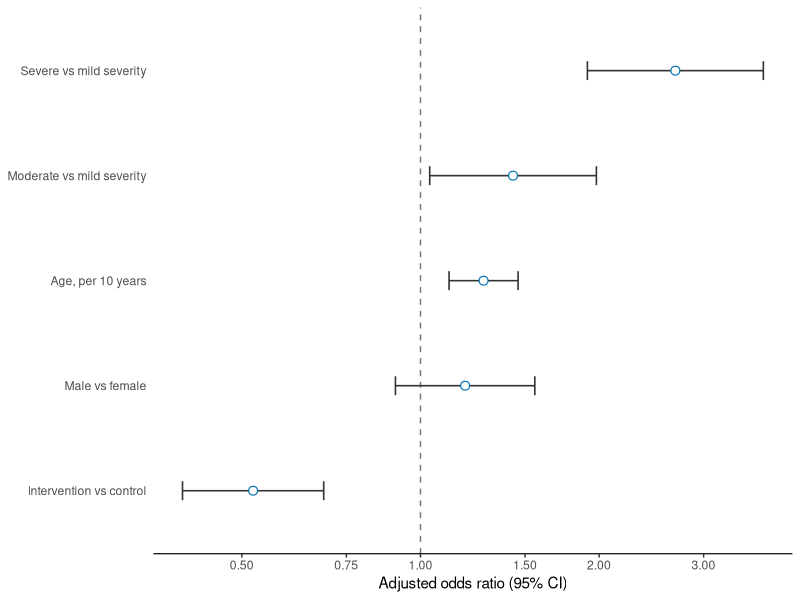
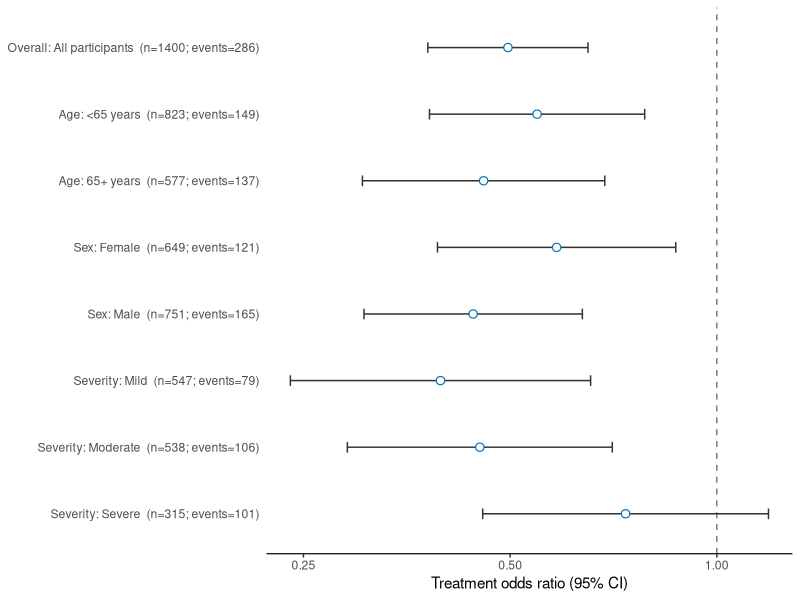
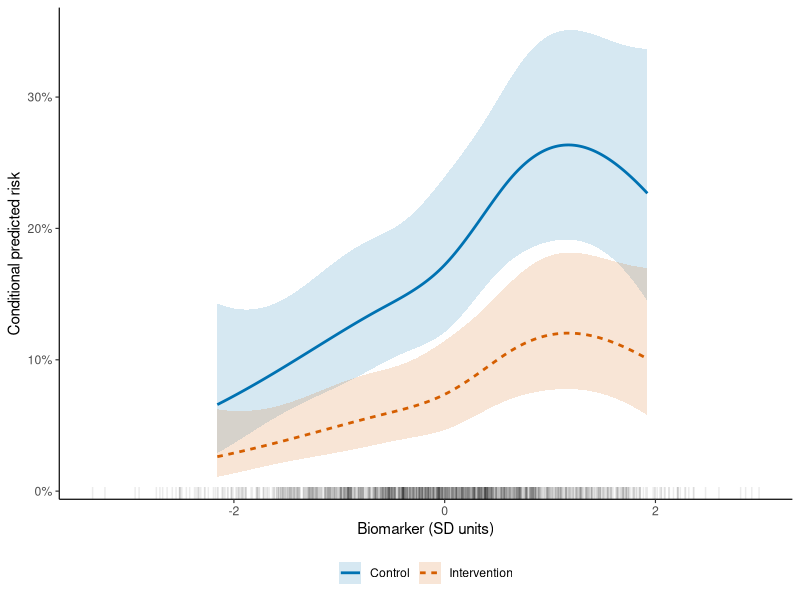
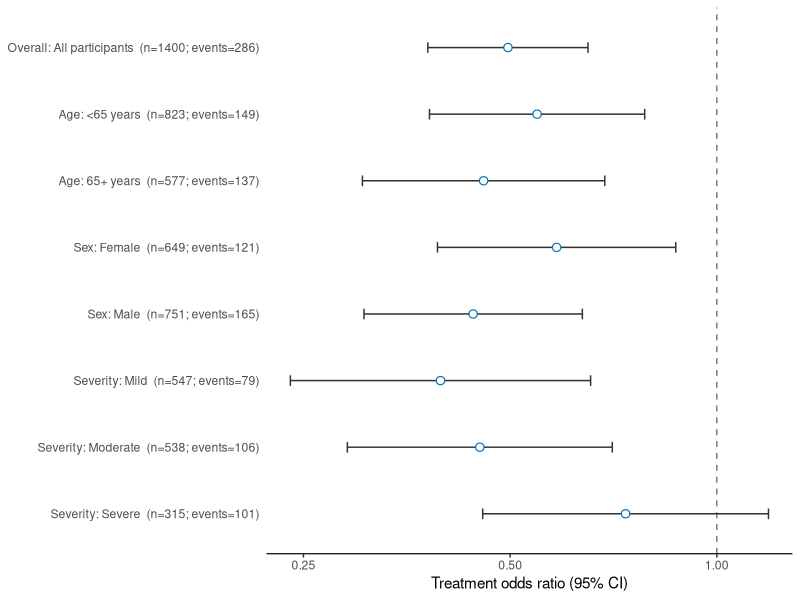
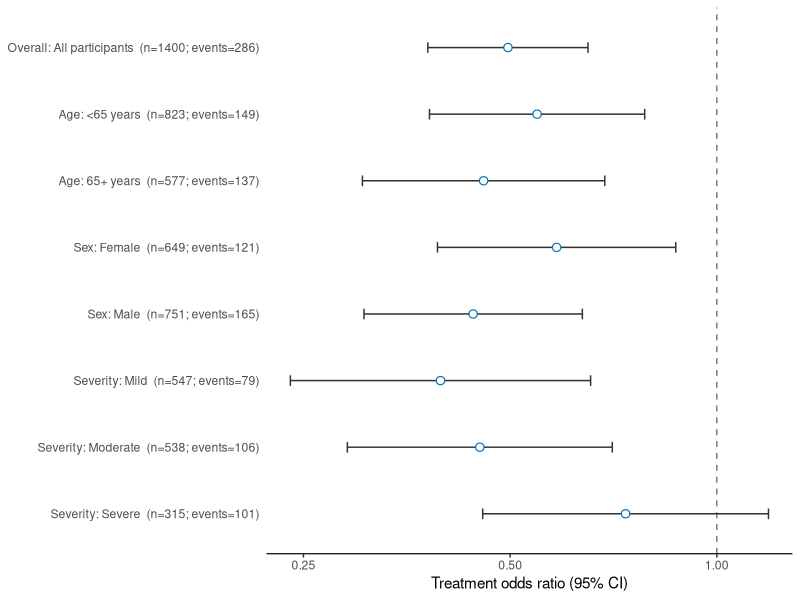

The R source for these figures, in order: (Note: this script raises an error after producing the figures.)
## ---- chunk 1
knitr::opts_chunk$set(
  echo = TRUE,
  message = FALSE,
  fig.width = 8.2,
  fig.height = 5.5,
  fig.align = "center",
  out.width = "100%",
  dpi = 150
)
## ---- chunk 2
library(ggplot2)
library(dplyr)
library(broom)
library(splines)

set.seed(2074)

n_participants <- 1400

effect_data <- tibble(
  treatment = factor(
    rbinom(n_participants, size = 1, prob = 0.5),
    levels = c(0, 1),
    labels = c("Control", "Intervention")
  ),
  age = pmin(85, pmax(35, rnorm(n_participants, mean = 62, sd = 10))),
  sex = factor(
    rbinom(n_participants, size = 1, prob = 0.52),
    levels = c(0, 1),
    labels = c("Female", "Male")
  ),
  severity = factor(
    sample(
      c("Mild", "Moderate", "Severe"),
      n_participants,
      replace = TRUE,
      prob = c(0.38, 0.40, 0.22)
    ),
    levels = c("Mild", "Moderate", "Severe")
  ),
  biomarker = rnorm(n_participants)
) |>
  mutate(
    age10 = (age - 60) / 10,
    treatment_indicator = as.integer(treatment == "Intervention"),
    severe_indicator = as.integer(severity == "Severe"),
    linear_predictor = -1.85 - 0.58 * treatment_indicator +
      0.34 * age10 + 0.22 * as.integer(sex == "Male") +
      0.42 * as.integer(severity == "Moderate") +
      0.92 * severe_indicator +
      0.38 * treatment_indicator * severe_indicator +
      0.62 * sin(1.15 * biomarker),
    event = rbinom(n(), size = 1, prob = plogis(linear_predictor))
  )

effect_data |>
  count(treatment, event) |>
  group_by(treatment) |>
  mutate(proportion = n / sum(n)) |>
  ungroup()
## ---- chunk 3
coefficient_model <- glm(
  event ~ treatment + age10 + sex + severity,
  data = effect_data,
  family = binomial()
)

coefficient_plot_data <- broom::tidy(coefficient_model) |>
  filter(term != "(Intercept)") |>
  mutate(
    odds_ratio = exp(estimate),
    conf_low = exp(estimate - qnorm(0.975) * std.error),
    conf_high = exp(estimate + qnorm(0.975) * std.error),
    label = recode(
      term,
      treatmentIntervention = "Intervention vs control",
      age10 = "Age, per 10 years",
      sexMale = "Male vs female",
      severityModerate = "Moderate vs mild severity",
      severitySevere = "Severe vs mild severity"
    )
  ) |>
  arrange(odds_ratio) |>
  mutate(label = factor(label, levels = label))

stopifnot(
  all(coefficient_plot_data$conf_low > 0),
  !anyNA(coefficient_plot_data$label)
)
## ---- chunk 4
theme_effect <- theme_classic(base_size = 11) +
  theme(
    axis.line.y = element_blank(),
    axis.ticks.y = element_blank(),
    axis.line.x = element_line(linewidth = 0.4),
    legend.position = "none"
  )

p_coefficients <- ggplot(
  coefficient_plot_data,
  aes(x = odds_ratio, y = label)
) +
  geom_vline(xintercept = 1, linetype = "dashed", colour = "#777777") +
  geom_errorbarh(
    aes(xmin = conf_low, xmax = conf_high),
    height = 0.18,
    linewidth = 0.55,
    colour = "#333333"
  ) +
  geom_point(shape = 21, size = 2.6, stroke = 0.6, fill = "white", colour = "#0072B2") +
  scale_x_log10(breaks = c(0.5, 0.75, 1, 1.5, 2, 3)) +
  labs(x = "Adjusted odds ratio (95% CI)", y = NULL) +
  theme_effect

p_coefficients
## ---- chunk 5
extract_treatment_or <- function(data, category, level) {
  model <- glm(event ~ treatment, data = data, family = binomial())
  row <- broom::tidy(model) |>
    filter(term == "treatmentIntervention")

  tibble(
    category = category,
    level = level,
    n = nrow(data),
    events = sum(data$event),
    odds_ratio = exp(row$estimate),
    conf_low = exp(row$estimate - qnorm(0.975) * row$std.error),
    conf_high = exp(row$estimate + qnorm(0.975) * row$std.error)
  )
}

interaction_lrt <- function(data, subgroup) {
  main_formula <- reformulate(c("treatment", subgroup), response = "event")
  interaction_formula <- as.formula(
    paste("event ~ treatment *", subgroup)
  )

  main_model <- glm(main_formula, data = data, family = binomial())
  interaction_model <- glm(interaction_formula, data = data, family = binomial())
  as.numeric(anova(main_model, interaction_model, test = "LRT")$`Pr(>Chi)`[2])
}
## ---- chunk 6
effect_data <- effect_data |>
  mutate(
    age_group = factor(if_else(age < 65, "<65 years", "65+ years"),
                       levels = c("<65 years", "65+ years"))
  )

subgroup_plot_data <- bind_rows(
  extract_treatment_or(effect_data, "Overall", "All participants"),
  bind_rows(lapply(levels(effect_data$age_group), function(x) {
    extract_treatment_or(filter(effect_data, age_group == x), "Age", x)
  })),
  bind_rows(lapply(levels(effect_data$sex), function(x) {
    extract_treatment_or(filter(effect_data, sex == x), "Sex", x)
  })),
  bind_rows(lapply(levels(effect_data$severity), function(x) {
    extract_treatment_or(filter(effect_data, severity == x), "Severity", x)
  }))
) |>
  mutate(
    display_label = sprintf("%s: %s  (n=%d; events=%d)", category, level, n, events),
    display_label = factor(display_label, levels = rev(display_label))
  )

interaction_tests <- tibble(
  subgroup = c("Age", "Sex", "Severity"),
  p_interaction = c(
    interaction_lrt(effect_data, "age_group"),
    interaction_lrt(effect_data, "sex"),
    interaction_lrt(effect_data, "severity")
  )
)

interaction_tests
## ---- chunk 7
p_subgroups <- ggplot(
  subgroup_plot_data,
  aes(x = odds_ratio, y = display_label)
) +
  geom_vline(xintercept = 1, linetype = "dashed", colour = "#777777") +
  geom_errorbarh(
    aes(xmin = conf_low, xmax = conf_high),
    height = 0.16,
    linewidth = 0.5,
    colour = "#333333"
  ) +
  geom_point(shape = 21, size = 2.4, stroke = 0.6, fill = "white", colour = "#0072B2") +
  scale_x_log10(breaks = c(0.25, 0.5, 1, 2, 4)) +
  labs(x = "Treatment odds ratio (95% CI)", y = NULL) +
  theme_effect

p_subgroups
## ---- chunk 8
nonlinear_model <- glm(
  event ~ treatment * severity + ns(biomarker, df = 4) + age10 + sex,
  data = effect_data,
  family = binomial()
)

prediction_grid <- tidyr::expand_grid(
  biomarker = seq(
    quantile(effect_data$biomarker, 0.02),
    quantile(effect_data$biomarker, 0.98),
    length.out = 160
  ),
  treatment = levels(effect_data$treatment)
) |>
  mutate(
    treatment = factor(treatment, levels = levels(effect_data$treatment)),
    age10 = 0,
    sex = factor("Female", levels = levels(effect_data$sex)),
    severity = factor("Mild", levels = levels(effect_data$severity))
  )

link_prediction <- predict(
  nonlinear_model,
  newdata = prediction_grid,
  type = "link",
  se.fit = TRUE
)

prediction_grid <- prediction_grid |>
  mutate(
    estimate = plogis(link_prediction$fit),
    lower = plogis(link_prediction$fit - qnorm(0.975) * link_prediction$se.fit),
    upper = plogis(link_prediction$fit + qnorm(0.975) * link_prediction$se.fit)
  )
## ---- chunk 9
group_colours <- c(Control = "#0072B2", Intervention = "#D55E00")
group_linetypes <- c(Control = "solid", Intervention = "22")

p_nonlinear <- ggplot(
  prediction_grid,
  aes(x = biomarker, y = estimate, colour = treatment, fill = treatment)
) +
  geom_ribbon(
    aes(ymin = lower, ymax = upper, group = treatment),
    alpha = 0.16,
    colour = NA
  ) +
  geom_line(aes(linetype = treatment), linewidth = 0.95) +
  geom_rug(
    data = effect_data,
    aes(x = biomarker),
    inherit.aes = FALSE,
    sides = "b",
    alpha = 0.08,
    length = grid::unit(0.025, "npc")
  ) +
  scale_colour_manual(values = group_colours) +
  scale_fill_manual(values = group_colours) +
  scale_linetype_manual(values = group_linetypes) +
  scale_y_continuous(labels = scales::label_percent(accuracy = 1)) +
  labs(x = "Biomarker (SD units)", y = "Conditional predicted risk") +
  theme_classic(base_size = 11) +
  theme(
    axis.line = element_line(linewidth = 0.4),
    axis.ticks = element_line(linewidth = 0.4),
    legend.position = "bottom",
    legend.title = element_blank()
  )

p_nonlinear
## ---- chunk 10
forest_height_mm <- max(85, 7 * nrow(subgroup_plot_data) + 22)
pdf_file <- file.path(tempdir(), "subgroup_forest.pdf")
png_file <- file.path(tempdir(), "subgroup_forest.png")

ggsave(
  pdf_file,
  p_subgroups,
  width = 160,
  height = forest_height_mm,
  units = "mm",
  device = grDevices::cairo_pdf,
  bg = "white"
)
ggsave(
  png_file,
  p_subgroups,
  width = 160,
  height = forest_height_mm,
  units = "mm",
  dpi = 300,
  bg = "white"
)

stopifnot(all(file.exists(c(pdf_file, png_file))))
data.frame(
  file = basename(c(pdf_file, png_file)),
  size_kb = round(file.info(c(pdf_file, png_file))$size / 1024, 1),
  row.names = NULL
)
